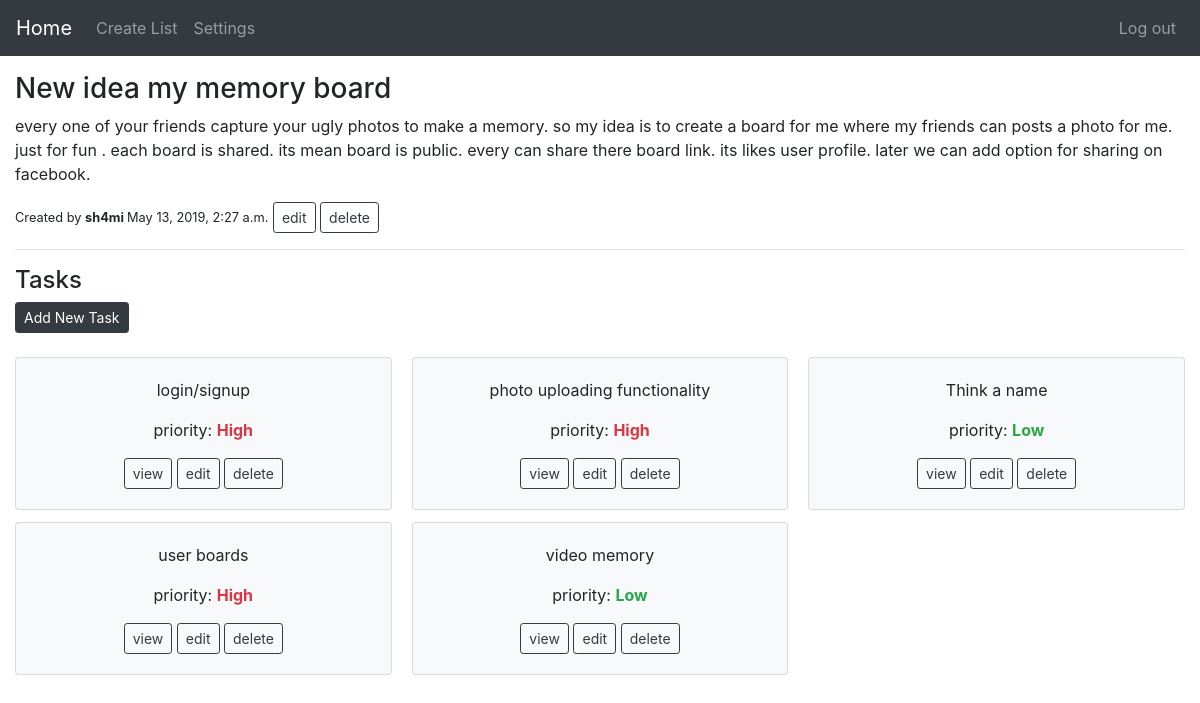
The page /list/11 (signed in) on the database its author committed.
### main/models.py (models this page shows, shortened)
class Lists(models.Model):
    user = models.ForeignKey(
        User, related_name='author', on_delete=models.CASCADE)
    description = models.TextField(default='', blank=True)
    title = models.CharField(max_length=100, blank=True, default="")
    created_at = models.DateTimeField(auto_now_add=True)

class Tasks(models.Model):
    PRIORITY_CHOICES = (
        ('1', 'High'),
        ('2', 'Average'),
        ('3', 'Low'),
    )
    user = models.ForeignKey(
        User, related_name='task_author', on_delete=models.CASCADE)
    lists = models.ForeignKey(
        Lists, related_name='list', on_delete=models.CASCADE)
    description = models.TextField(default='', blank=True)
    title = models.CharField(max_length=100, blank=True, default="")
    priority = models.CharField(
        max_length=1, choices=PRIORITY_CHOICES, default='2', blank=True)
    created_at = models.DateTimeField(auto_now_add=True)

### main/views.py (the view)
# urls.py: path('list/<int:pk>', ListDetailView.as_view(), name='list_detail'),
class ListDetailView(LoginRequiredMixin, DetailView):
    model = Lists
    def get_context_data(self, *args, **kwargs):
        context = super(ListDetailView, self).get_context_data(*args, **kwargs)
        list_id = context['object'].id
        context['tasks'] = Tasks.objects.filter(
            lists_id=list_id).order_by('priority')
        return context

### content/templates/main/lists_detail.html
{% extends 'layouts/default/page.html' %}
{% load i18n %}
{% block content %}
<h3 class="title">{{ object.title }}</h3>
<p>{{ object.description }}</p>
<span class="font-weight-lighter small">Created by <b>{{object.user.username}}&nbsp;</b>{{ object.created_at }}</span>
<a href="{% url 'list_update' pk=object.id  %}"><button type="button" class="btn btn-sm btn-outline-dark">edit</button></a>
<a href="{% url 'list_delete' pk=object.id  %}"><button type="button" class="btn btn-sm btn-outline-dark">delete</button></a>
<hr>
<h4>Tasks</h4>
<a href="{% url 'task_create' pk=object.id  %}"><button type="button" class="btn btn-sm btn-dark">Add New Task</button></a>
<br>
<br>
<div class="card-columns">
    {% if tasks %}
    {% for t in tasks %}
    <div class="card bg-light">
        <div class="card-body text-center">
            <p class="card-text">{{ t.title }}</p>
            {% if t.priority == '3' %}
            <p>priority: <b class="text-success">Low</b></p>
            {% elif t.priority == '1' %}
            <p>priority: <b class="text-danger">High</b></p>
            {% else %}
            <p>priority: <b>Average</b></p>
            {% endif %}
            <a href="{% url 'task_detail' pk=t.id %}"><button type="button" class="btn btn-sm btn-outline-dark">view</button></a>
            <a href="{% url 'task_update' pk=t.id %}"><button type="button" class="btn btn-sm btn-outline-dark">edit</button></a>
            <a href="{% url 'task_delete' pk=t.id %}"><button type="button" class="btn btn-sm btn-outline-dark">delete</button></a>
        </div>
    </div>
    {% endfor %}
    {% else %}
    <h4>No Tasks found for this list.</h4>
    {% endif %}
</div>
{% endblock %}

### rows shown on the page
Lists: title "New idea my memory board", description "every one of your friends capture your ugly photos to make a memory. so my idea is to create a board for me where my friends can posts a photo for me. just for fun . each board is shared. its mean board is public. every can share there board link. its likes user profile. later we can add option for sharing on facebook.", user.username "sh4mi", created_at "May 13, 2019, 2:27 a.m."
Tasks: title "login/signup", shows "priority:", priority "High"
Tasks: title "user boards", shows "priority:", priority "High"
Tasks: title "photo uploading functionality", shows "priority:", priority "High"
Tasks: title "video memory", shows "priority:", priority "Low"
Tasks: title "Think a name", shows "priority:", priority "Low"
